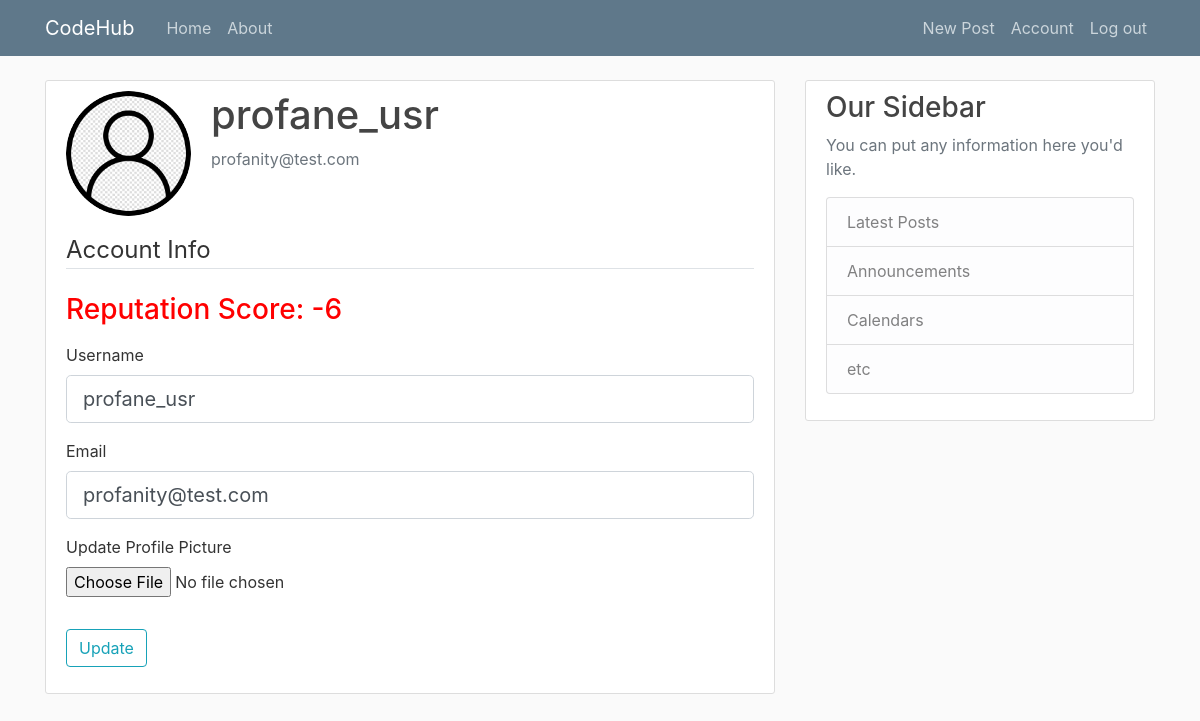
Screenshot of /account (signed in) with the database file from the repository.
### app/models.py (models this page shows, shortened)
class User(db.Model, UserMixin):
    id = db.Column(db.Integer, primary_key=True)                                    # Primary Key
    username = db.Column(db.String(20), unique=True, nullable=False)                # Each User will have a username, with a max(20) characters, it must be unique, and Null is not allowed!
    email = db.Column(db.String(120), unique=True, nullable=False)                  # Each User will have an email, with a max(120) characters, it must be unique, and Null is not allowed!
    image_file = db.Column(db.String(20), nullable=False, default='default.jpg')    # Each User will have a defualt profile Image, so uniqueness does not apply, since Null is not allowed!
    password = db.Column(db.String(60), nullable=False)                             # Each User will have passwords, with a max(60) characters, uniqueness does not apply, and Null is not allowed!
    posts = db.relationship('Post', backref='author', lazy=True)                    # This is linked to Posts, Lazy Evaluation is set to: True
    reputation = db.Column(db.Integer, nullable=False, default=10)                  # This has a default value of 10
    profanity = db.Column(db.Boolean, unique=False, default=False)                  # This had a default value of 0
    chance = db.Column(db.Boolean, nullable=False, default=True)                    # This has a default value of True
    blacklisted = db.Column(db.Boolean, unique=False, default=False)                # This has a default value of False
    compliments=db.Column(db.Integer, unique=False, default=0)                      # This has a default value of 0

### app/users/routes.py (the view)
@users.route('/account', methods=['GET', 'POST'])
@login_required                                                                             # login_required is part of flask-login, and like UserMixin it's really useful, this can essentially prevent IDOR! Insecure Direct Object References
def account():
    form = UpdateAccountForm()
    if form.validate_on_submit():
        if form.picture.data:
            picture_file = save_picture(form.picture.data)
            current_user.image_file = picture_file
        current_user.username = form.username.data                                          # This is a SQLAlchemy perk it allows us to take the current_user data which we get thanks to flask_login, and then overwrites it with the form data the user submits!
        current_user.email = form.email.data                                                # So over here we're overwriting the current_user email with the email the user submits in the form!
        db.session.commit()                                                                 # Commit changes in database.db
        flash('Your account has been updated!', 'success')                                  # Display success message! For anyone wondering 'success' is just a bootstrap class, it gives a green-ish hue.
        return redirect(url_for('users.account'))                                           # Redirect to account, without this line of code, the broswer on the redirect below would send multiple post requests causing some problems
    elif request.method == 'GET':
        form.username.data = current_user.username                                          # This populates the username field upon a 'GET' request
        form.email.data = current_user.email                                                # This populates the email field upon a 'GET' request
    image_file = url_for('static', filename='profile_images/' + current_user.image_file)
    return render_template('account.html', title='Account', image_file=image_file, form=form)

### app/users/forms.py (shortened to what this page needs)
class UpdateAccountForm(FlaskForm):
    username = StringField('Username', validators=[DataRequired(), Length(min=3, max=20) ])
    email = StringField('Email', validators=[DataRequired(), Email() ])
    picture = FileField('Update Profile Picture', validators=[ FileAllowed(['jpg', 'png']) ])
    submit = SubmitField('Update')

### app/models.py (called while the page is built)
@login_manager.user_loader
def laod_user(user_id):
    return User.query.get(int(user_id))                                             # getter function that helps get the user_id

### app/templates/account.html (shortened to what this page needs)
{% extends "template.html" %}
{% block content %}
    <div class="content-section">
        <div class="media">
            <img class="rounded-circle account-img" src="{{ image_file }}">
            <div class="media-body">
                <h2 class="account-heading">{{ current_user.username }}</h2>
                <p class="text-secondary">{{ current_user.email }}</p>
            </div>
        </div>
        <form method="POST" action="" enctype="multipart/form-data">
            <fieldset class="form-group">
                <legend class="border-bottom mb-4">Account Info</legend>
                <div class="form-group">
                    {% if current_user.reputation >= 30 %}
                       <h3 style="color: seagreen;">Reputation Score: {{current_user.reputation}}</h3>
                    {% elif current_user.reputation >= 0 %}
                        <h3>Reputation Score: {{current_user.reputation}}</h3>
                    {% elif current_user.reputation < 0 %}
                        <h3 style="color: red;">Reputation Score: {{current_user.reputation}}</h3>
                    {% endif %}
                </div>
                <div class="form-group">
                    {{ form.username.label(class="form-control-label") }}
                    {% if form.username.errors %}
                        {{ form.username(class="form-control form-control-lg is-invalid") }}
                        <div class="invalid-feedback">
                            {% for error in form.username.errors %}
                                <span> {{ error }} </span>
                            {% endfor %}
                        </div>
                    {% else %}
                        {{ form.username(class="form-control form-control-lg") }}
                    {% endif %}
                </div>
                <div class="form-group">
                    {{ form.email.label(class="form-control-label") }}
                    {% if form.email.errors %}
                        {{ form.email(class="form-control form-control-lg is-invalid") }}
                        <div class="invalid-feedback">
                            {% for error in form.email.errors %}
                                <span> {{ error }} </span>
                            {% endfor %}
                        </div>
                    {% else %}
                        {{ form.email(class="form-control form-control-lg") }}
                    {% endif %}
                </div>
                <div class="form-group">
                    {{ form.picture.label() }}
                    {{ form.picture(class="form-control-file") }}
                </div>
            </fieldset>
            <div class="form-group">
                {{ form.submit(class="btn btn-outline-info") }}
            </div>
        </form>
    </div>
{% endblock content %}

### app/static/main.css (style rules this page uses)
body { background: #fafafa; color: #333333; margin-top: 5rem; }
h1, h2, h3, h4, h5, h6 { color: #444444; }
.content-section { background: #ffffff; padding: 10px 20px; border: 1px solid #dddddd; border-radius: 3px; margin-bottom: 20px; }
.account-img { height: 125px; width: 125px; margin-right: 20px; margin-bottom: 16px; }
.account-heading { font-size: 2.5rem; }

### rows the page displays
User: username "profane_usr", email "profanity@test.com", reputation "-6"
